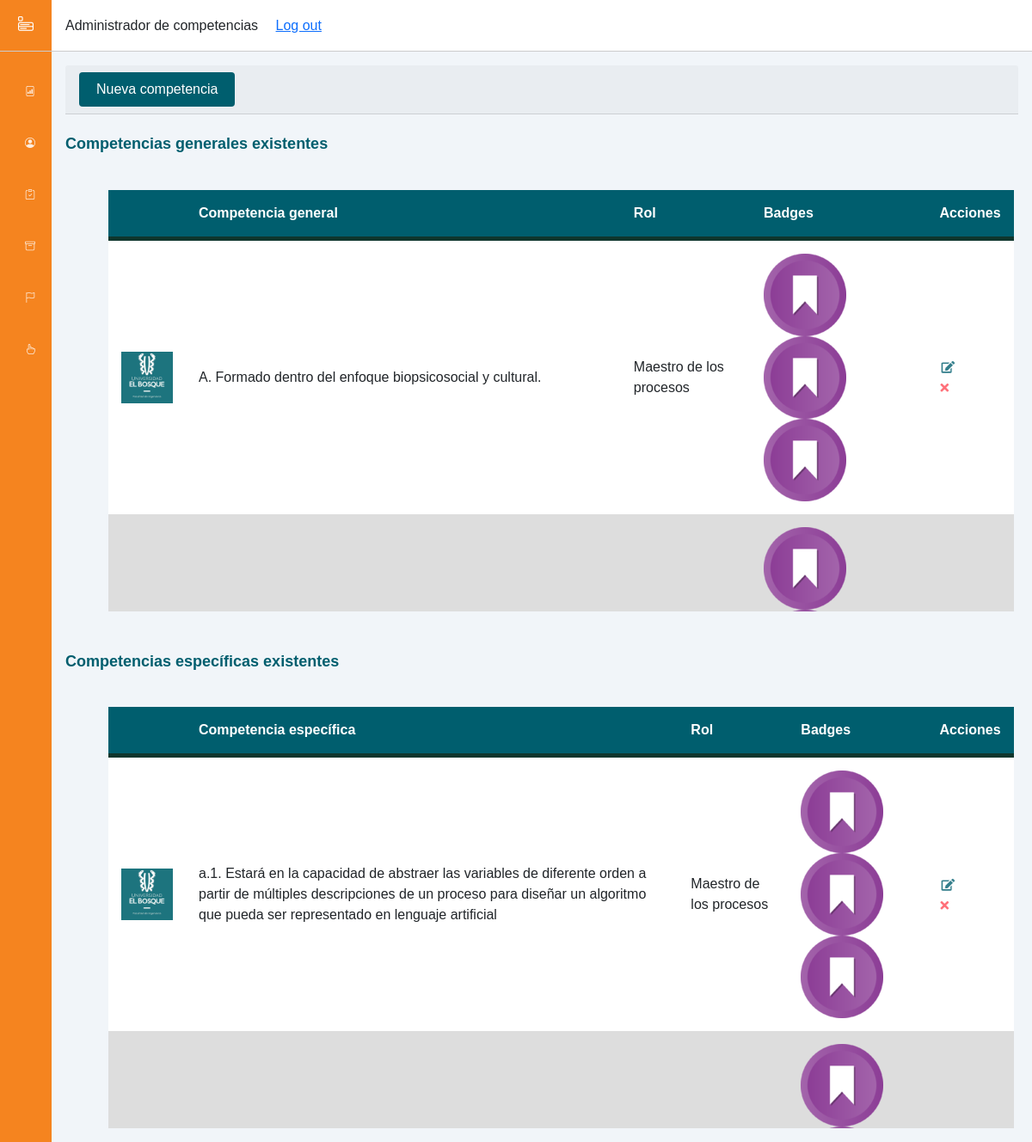
Before: /views/AdministradorDeCompetencias_Comite.php with the older database file.
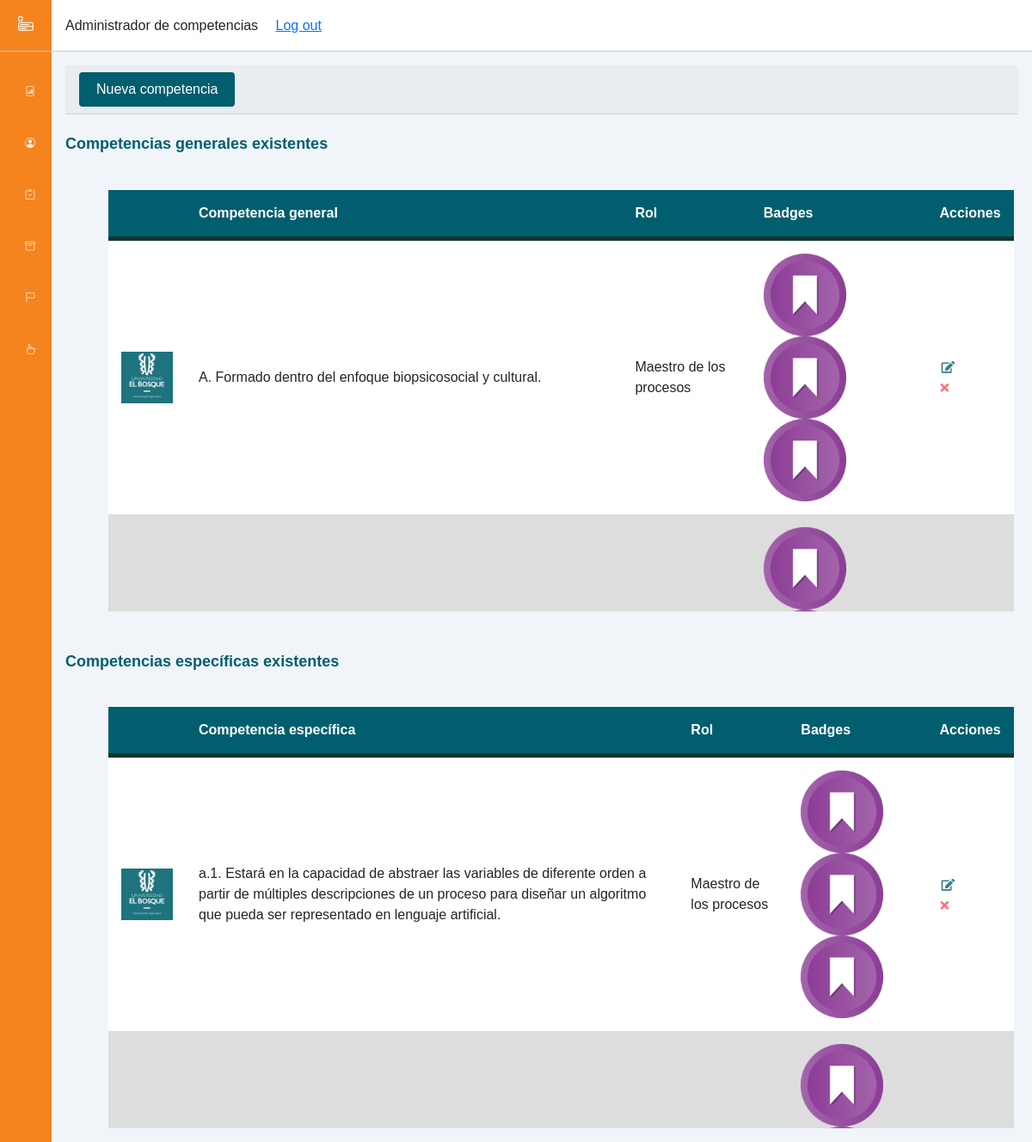
After: the same page with the newer database file.
### tables this page shows
CREATE TABLE `tbl_competencia_general` (
  `id_comp_gral` int(11) NOT NULL,
  `codigo` char(1) NOT NULL,
  `nombre_comp_gral` varchar(200) NOT NULL,
  `rol` varchar(25) NOT NULL,
  `nombre_badgeoro` varchar(10) DEFAULT NULL,
  `nombre_badgeplata` varchar(10) DEFAULT NULL,
  `nombre_badgebronce` varchar(10) DEFAULT NULL
);

CREATE TABLE `tbl_competencia_especifica` (
  `id_comp_esp` int(11) NOT NULL,
  `id_comp_gral` int(11) NOT NULL,
  `codigo` varchar(4) NOT NULL,
  `nombre_competencia_esp` varchar(400) NOT NULL,
  `rol` varchar(25) NOT NULL,
  `nombre_badgeoro` varchar(10) NOT NULL,
  `nombre_badgeplata` varchar(10) NOT NULL,
  `nombre_badgebronce` varchar(10) NOT NULL
);

### views/logic/controllers/CompetenciaControlador.php (called while the page is built, shortened)
<?php
class CompetenciaControlador{
    public function mostrarDatosCompetencias($sql){
        $c = new conectar();
        $conexion = $c->conexion();
        $result = mysqli_query($conexion, $sql);
        return mysqli_fetch_all($result, MYSQLI_ASSOC);
    }
}
?>

### views/AdministradorDeCompetencias_Comite.php (the view, shortened to what this page needs)
<?php
    require_once "logic/controllers/CompetenciaControlador.php";
?>
<!DOCTYPE html>
<html lang="es">
    <head>
        <link href="https://cdn.jsdelivr.net/npm/bootstrap@5.1.3/dist/css/bootstrap.min.css" rel="stylesheet">
        <link rel="stylesheet" href="https://cdn.jsdelivr.net/npm/bootstrap-icons@1.8.1/font/bootstrap-icons.css">
        <link rel="stylesheet" href="assets/css/ComiteStyles.css">
    </head>
    <body>
        <div class="sidebar">
            <div class="sidebar-header">
                <label for="sidebar-toggle"><i class="bi bi-menu-app"></i></label>
            </div>
            <div class="sidebar-menu">
                <ul class="menuComite">
                    <li>
                        <a class="link_menu-active" href="./DashBoard_Comite.php">
                            <span title="Dashboard"><i class="bi bi-file-bar-graph"></i></span>
                        </a>
                    </li>
                    <li>
                        <a class="link_menu" href="./RegistroDeProfesores_Comite.php">
                            <span title="Profesores"><i class="bi bi-person-circle"></i></span>
                        </a>
                    </li>
                    <li>
                        <a class="link_menu" href="./AdministradorDeMaterias_Comite.php">
                            <span title="Materias"><i class="bi bi-clipboard-check"></i></span>
                        </a>
                    </li>
                    <li>
                        <a class="link_menu" href="./AdministradorDeCompetencias_Comite.php">
                            <span title="Competencias"><i class="bi bi-archive"></i></span>
                        </a>
                    </li>
                    <li>
                        <a class="link_menu" href="./AdministradorDeEventos_Comite.php?Id=0">
                            <span title="Eventos"><i class="bi bi-flag"></i></span>
                        </a>
                    </li>
                    <li>
                        <a class="link_menu" href="./AdministradorDeConvocatoriasExternas_Comite.php">
                            <span title="Convocatorias"><i class="bi bi-hand-index"></i></span>
                        </a>
                    </li>
                </ul>
            </div>
        </div>
        <div class="main-content">
            <header>
                <div class="social-icons">
                    <div class="titulo-dash">
                        <span>Administrador de competencias</span>&nbsp;
                    </div>
                    <div class="link-logout">
                        <span><a href="../index.php">Log out</a></span>
                    </div>
                </div>
            </header>
            <main>
                <div class="card-header">
                    <button type="button" class="btn_agregarCompetencia" data-bs-toggle="modal" data-bs-target="#modalSeleccionarCompACrear" title="Nueva Competencia">Nueva competencia</button>
                </div>
                <div class="main-tableEventos">
                    <br>
                    <h3 class="titulo_seccion">Competencias generales existentes </h3>
                    <br>
                    <div class="contentTablaCompetencias">
                        <table id="table_competenciasGenerales" class="tablaDeCompetencias">
                            <thead>
                                <tr>
                                    <th class="campoTabla"></th>
                                    <th class="campoTabla">Competencia general</th>
                                    <th class="campoTabla">Rol</th>
                                    <th class="campoTabla">Badges</th>
                                    <th class="campoTabla">Acciones</th>
                                </tr>
                            </thead>
                            <tbody>
                            <?php
                                $obj = new CompetenciaControlador();
                                $sql = "SELECT id_comp_gral, codigo, nombre_comp_gral, rol, nombre_badgeoro, nombre_badgeplata, nombre_badgebronce from tbl_competencia_general";
                                $datos = $obj->mostrarDatosCompetencias($sql);
                                foreach ($datos as $key){
                            ?>
                                    <tr class="filasDeDatosTablaConvocatorias">
                                        <td class="datoTabla"><img class="imagenDeConvocatoriaEnTabla"src="assets/images/imgPorDefecto.jpg"></td>
                                        <td class="datoTabla"><?php echo $key['codigo']; ?>. <?php echo $key['nombre_comp_gral']; ?></td>
                                        <td class="datoTabla"><?php echo $key['rol'];?></td>
                                        <?php
                                            $nombreBadgeOroCompGeneral = $key['nombre_badgeoro'];
                                            $nombreBadgePlataCompGeneral = $key['nombre_badgeplata'];
                                            $nombreBadgeBronceCompGeneral = $key['nombre_badgebronce'];
                                            if($nombreBadgeOroCompGeneral != null && $nombreBadgePlataCompGeneral != null && $nombreBadgeBronceCompGeneral != null
                                            ){
                                            ?>
                                                <td class='datoTabla'><img class='imagenDelEventoEnTabla'src='<?php echo "badgesImages/".$nombreBadgeOroCompGeneral?>'><img class='imagenDelEventoEnTabla'src='<?php echo "badgesImages/".$nombreBadgePlataCompGeneral?>'><img class='imagenDelEventoEnTabla'src='<?php echo "badgesImages/".$nombreBadgeBronceCompGeneral?>'></td>
                                            <?php
                                            }else{
                                            ?>
                                            <td class="datoTabla"><img src="assets/images/badge_prueba muestreo.png" alt=""><img src="assets/images/badge_prueba muestreo.png" alt=""><img src="assets/images/badge_prueba muestreo.png" alt=""></td>
                                        <?php
                                        }
                                        ?>
                                        <td class="datoTabla"><div class="compEsp-edicion">
                                            <div class="col-botonesEdicion">
                                                <a class="btnEditarCompGeneral" data-id="<?php echo $key['id_comp_gral'];?>" data-bs-toggle="modal" data-bs-target="#modalEditarCompetenciaGeneral" title="Editar"><img src="assets/images/btn_editar.PNG"></a>
                                            </div>
                                            <div class="col-botonesEdicion">
                                               <a class="btnEliminarCompGeneral" data-id="<?php echo $key['id_comp_gral'];?>" data-bs-toggle="modal" data-bs-target="#modalEliminarCompetenciaGeneral" title="Eliminar"><img src="assets/images/btn_eliminar.PNG"></a>
                                            </div>
                                        </div></td>
                                    </tr>
                            <?php
                                }
                            ?>
                            </tbody>
                        </table>
                    </div>
                    <br>
                    <br>
                    <h3 class="titulo_seccion">Competencias específicas existentes </h3>
                    <br>
                    <div class="contentTablaCompetencias">
                        <table id="table_competenciasGenerales" class="tablaDeCompetencias">
                            <thead>
                                <tr>
                                    <th class="campoTabla"></th>
                                    <th class="campoTabla">Competencia específica</th>
                                    <th class="campoTabla">Rol</th>
                                    <th class="campoTabla">Badges</th>
                                    <th class="campoTabla">Acciones</th>
                                </tr>
                            </thead>
                            <tbody>
                            <?php
                                $obj = new CompetenciaControlador();
                                $sql = "SELECT id_comp_esp, codigo, nombre_competencia_esp, rol, nombre_badgeoro, nombre_badgeplata, nombre_badgebronce from tbl_competencia_especifica";
                                $datos = $obj->mostrarDatosCompetencias($sql);
                                foreach ($datos as $key){
                            ?>
                                    <tr class="filasDeDatosTablaConvocatorias">
                                        <td class="datoTabla"><img class="imagenDeConvocatoriaEnTabla"src="assets/images/imgPorDefecto.jpg"></td>
                                        <td class="datoTabla"><?php echo $key['codigo']; ?>. <?php echo $key['nombre_competencia_esp']; ?></td>
                                        <td class="datoTabla"><?php echo $key['rol'];?></td>
                                        <?php
                                            $nombreBadgeOroCompEsp = $key['nombre_badgeoro'];
                                            $nombreBadgePlataCompEsp = $key['nombre_badgeplata'];
                                            $nombreBadgeBronceCompEsp = $key['nombre_badgebronce'];
                                            if($nombreBadgeOroCompEsp != null || $nombreBadgePlataCompEsp != null || $nombreBadgeBronceCompEsp != null){
                                            ?>
                                                <td class='datoTabla'><img class='imagenDelEventoEnTabla'src='<?php echo "badgesImages/".$nombreBadgeOroCompEsp?>'><img class='imagenDelEventoEnTabla'src='<?php echo "badgesImages/".$nombreBadgePlataCompEsp?>'><img class='imagenDelEventoEnTabla'src='<?php echo "badgesImages/".$nombreBadgeBronceCompEsp?>'></td>
                                            <?php
                                            }else{
                                            ?>
                                            <td class="datoTabla"><img src="assets/images/badge_prueba muestreo.png" alt=""><img src="assets/images/badge_prueba muestreo.png" alt=""><img src="assets/images/badge_prueba muestreo.png" alt=""></td>
                                        <?php
                                        }
                                        ?>
                                        <td class="datoTabla"><div class="compEsp-edicion">
                                            <div class="col-botonesEdicion">
                                                <a class="btnEditarCompEspecifica" data-id="<?php echo $key['id_comp_esp'];?>" data-bs-toggle="modal" data-bs-target="#modalEditarCompetenciaEspecifica" title="Editar"><img src="assets/images/btn_editar.PNG"></a>
                                            </div>
                                            <div class="col-botonesEdicion">
                                                <a class="btnEliminarCompEspecifica" data-id="<?php echo $key['id_comp_esp'];?>" data-bs-toggle="modal" data-bs-target="#modalEliminarCompetenciaEspecifica" title="Eliminar"><img src="assets/images/btn_eliminar.PNG"></a>
                                            </div>
                                        </div></td>
                                    </tr>
                            <?php
                                }
                            ?>
                            </tbody>
                        </table>
                    </div>
                </div>
            </main>
        </div>
    </body>
</html>

### views/assets/css/ComiteStyles.css (style rules this page uses)
:root { --main-color: #f5841f !important; --color-dark: #1D2231; --text-grey: #8390A2; }
* { font-family: Arial, Helvetica, sans-serif !important; margin: 0; padding: 0; text-decoration: none; list-style-type: none; box-sizing: border-box; }
.sidebar { height: 100%; width: 230px; position: fixed; left: 0; top: 0; z-index: 100; background: var(--main-color); color: #fff; overflow-y: auto; transition: width 500ms; }
.sidebar-header { display: flex; justify-content: space-between; align-items: center; height: 60px; padding: 0rem 1rem; border-bottom: 1px solid #ccc; font-size: 18px; }
.sidebar-menu { padding: 2rem; }
.sidebar-menu li { margin-bottom: 2rem; }
.sidebar-menu li a { color: #fff; margin: 5px 10px; opacity: .86; border-radius: 4px; display: block; }
.sidebar li { margin-bottom: 2rem; }
.sidebar a { color: #fff; font-size: 12px; }
.link_menu span { width: 40px !important; height: 40px !important; }
.menuComite { padding-left: 3px; }
.main-content { position: relative; margin-left: 240px; transition: margin-left 500ms; }
header { position: fixed; left: 240px; top: 0; z-index: 100; width: calc(100% - 240px); background: #fff; height: 60px; padding: 0rem 1rem; display: flex; align-items: center; border-bottom: 1px solid #ccc; justify-content: space-between; transition: left 500ms; }
.social-icons { display: grid; grid-template-columns: repeat(2, 1fr); grid-column-gap: 1rem; }
main { margin-top: 60px; background: #f1f5f9; min-height: 90vh; padding: 1rem; }
@media only screen and (max-width: 1200px) { .sidebar { width: 60px; z-index: 150; } }
@media only screen and (max-width: 1200px) { .sidebar .sidebar-header, .sidebar li { display: flex; justify-content: center; } }
@media only screen and (max-width: 1200px) { .main-content { margin-left: 60px; } }
@media only screen and (max-width: 1200px) { .main-content header { left: 60px; width: calc(100% - 60px); } }
.titulo_seccion { color: #005e6e; font-size: 18px; font-weight: bold; }
.card-header:first-child { border-radius: calc(0.25rem - 1px) calc(0.25rem - 1px) 0 0; }
.card-header { padding: 0.5rem 1rem; margin-bottom: 0; background-color: rgba(0,0,0,.03); border-bottom: 1px solid rgba(0,0,0,.125); }
label { display: inline-block; }
.titulo_seccion { color: #005e6e; }
.btn_agregarCompetencia { color: #fff; background-color: #005e6e; cursor: pointer; padding: 8px 20px; border-radius: 4px; outline: none; border: none; font-family: Arial, Helvetica, sans-serif; }
.contentTablaCompetencias { height: 500px; width: 100%; overflow-y: scroll; }
.tablaDeCompetencias { margin-left: 50px; margin-top: 10px; width: 95%; text-align: left; border-collapse: collapse; background-color: white }
.campoTabla, .datoTabla { padding: 15px; }
thead { background-color: #005e6e; color: white; border-bottom: solid 5px #0F362D; }
.imagenDeConvocatoriaEnTabla { width: 60px; height: 60px; }
.filasDeDatosTablaConvocatorias:nth-child(even) { background-color: #ddd; }

Changed rows visible on the page:
changed tbl_competencia_especifica "Maestro de los procesos": nombre_competencia_esp "…ser representado en lenguaje artificial" → "…ser representado en lenguaje artificial."
